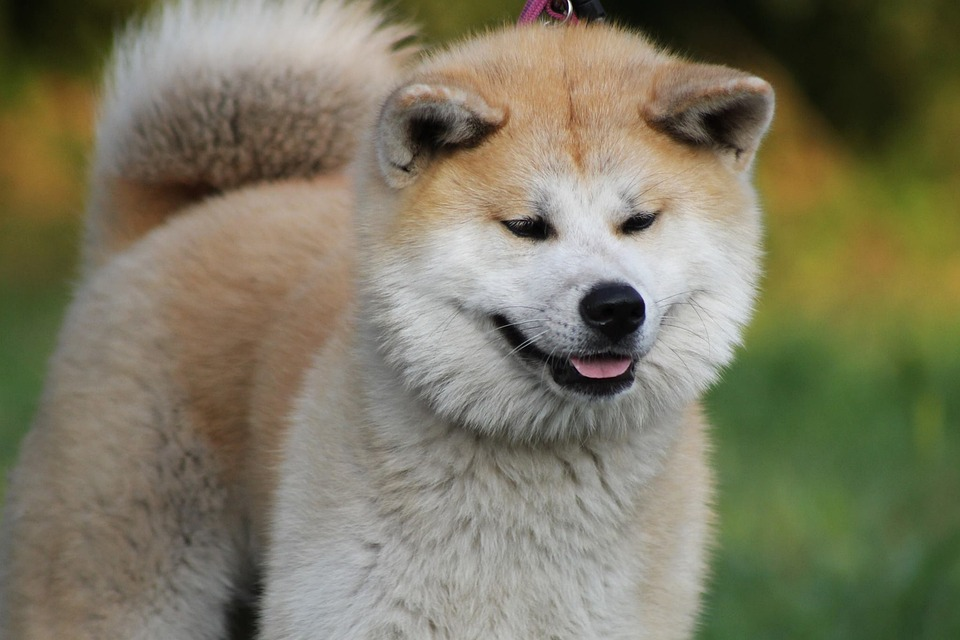
#> input picture XIIA/Week 5.1 OpenCV - Cropping Images/task.png, 960 x 640 px
$ python main.py
#> lines starting #> are read from the running program, lines starting #| are printed output that depends on the picture
import cv2 as cv

x_start=20
x_end=450

y_start=350
y_end=775

img=cv.imread("task.png")
#> img is the input picture: shape (640, 960, 3); mean B, G, R 97.8, 120.1, 124

crooping_img=img[x_start:x_end,
                 y_start:y_end]
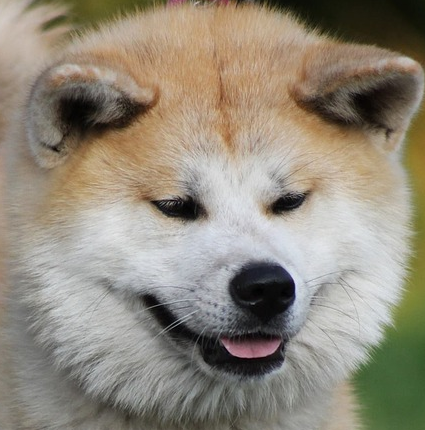
#> crooping_img: shape (430, 425, 3); mean B, G, R 123.3, 137.7, 145.4

cv.imshow("anjingCrop",crooping_img)


cv.waitKey(0)
cv.destroyAllWindows()
